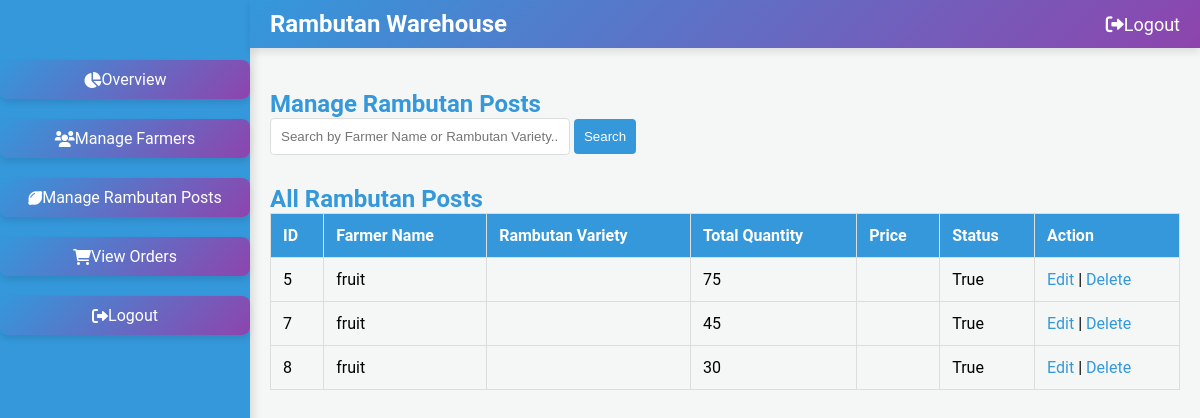
Page /rambutan/ on the earlier database version.
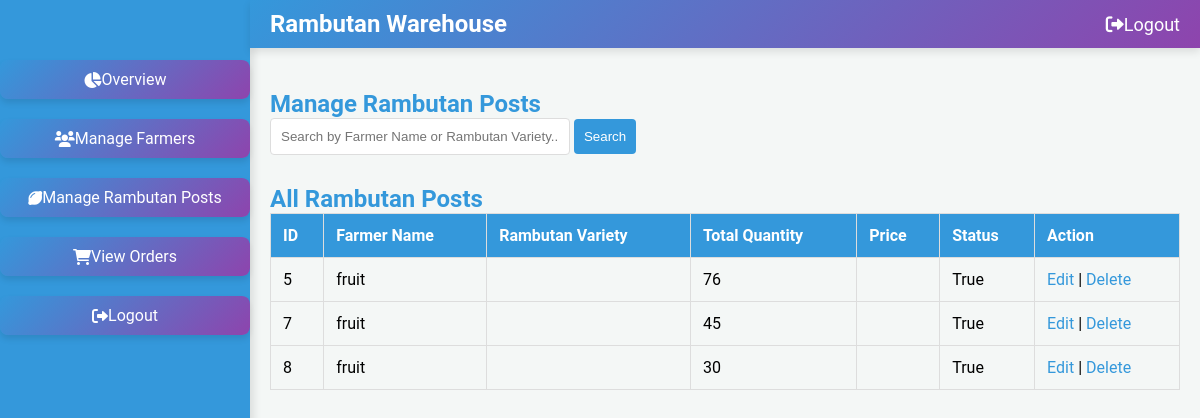
Same page on the later database version.
### warehouse/models.py (models this page shows, shortened)
class RambutanPost(models.Model):
    farmer = models.ForeignKey('FarmerDetails', on_delete=models.CASCADE, related_name='rambutan_posts')
    PRODUCT_CHOICES = sorted([
        ('Binjai', 'Binjai'),
        ('Caesar', 'Caesar'),
        ('E35', 'E35'),
        ('Hg Deli Baling', 'Hg Deli Baling'),
        ('Jarum Emas', 'Jarum Emas'),
        ('Maharlika', 'Maharlika'),
        ('Malwana', 'Malwana'),
        ('Muar Gading', 'Muar Gading'),
        ('Rambutan N18', 'Rambutan N18'),
        ('Rongrien', 'Rongrien'),
        ('School Boy', 'School Boy'),
        ('other', 'Other')  # 'Other' option placed last
    ], key=lambda x: (x[0] != 'other', x[0]))  # Ensures 'Other' is last
    product = models.CharField(max_length=255, choices=PRODUCT_CHOICES)
    CATEGORY_CHOICES = [
        ('fresh_fruit', 'Fresh Fruit'),
        ('juice', 'Juice'),
        ('pickle', 'Pickle'),
        ('wine', 'Wine'),
    ]
    category = models.CharField(max_length=20, choices=CATEGORY_CHOICES)
    quantity_type = models.CharField(max_length=10, choices=[('kg', 'Kilograms'), ('L', 'Litres')])
    quantity = models.PositiveIntegerField(default=1)
    quantity_left = models.PositiveIntegerField(default=0)
    price = models.DecimalField(max_digits=10, decimal_places=2)
    image = models.ImageField(upload_to='rambutan_images/')
    description = models.TextField()
    created_at = models.DateTimeField(auto_now_add=True)
    is_available = models.BooleanField(default=True)

class FarmerDetails(models.Model):
    MOBILE_NUMBER_PATTERN = '^[6-9]\d{9}$'
    AADHAR_NUMBER_PATTERN = '^\d{12}$'
    ACCOUNT_NUMBER_PATTERN = '^\d{9,18}$'
    IFSC_CODE_PATTERN = '^[A-Z]{4}0[A-Z0-9]{6}$'
    user = models.OneToOneField(Registeruser, on_delete=models.CASCADE, related_name='farmerdetails')
    address = models.TextField()
    mobile_number = models.CharField(max_length=10)
    location = models.CharField(max_length=255)
    aadhar_number = models.CharField(max_length=12)
    bank_name = models.CharField(max_length=255)
    account_number = models.CharField(max_length=18)
    ifsc_code = models.CharField(max_length=11)

class Registeruser(AbstractUser):
    username = models.EmailField(unique=True)
    name = models.CharField(max_length=50,default='noname')
    contact = models.CharField(max_length=250, blank=True)
    address = models.CharField(max_length=250, blank=True)
    place = models.CharField(max_length=100, blank=True)
    role = models.CharField(max_length=10, choices=ROLE_CHOICES)
    groups = models.ManyToManyField(
        Group,
        related_name='registeruser_set',  # Custom related_name
        blank=True,
        help_text='The groups this user belongs to. A user will get all permissions granted to each of their groups.'
    )
    user_permissions = models.ManyToManyField(
        Permission,
        related_name='registeruser_set',  # Custom related_name
        blank=True,
        help_text='Specific permissions for this user.'
    )

### warehouse/views.py (the view)
# urls.py: path('rambutan/', views.manage_rambutan_posts, name='manage_rambutan_posts'),
def manage_rambutan_posts(request):
    query = request.GET.get('search', '')
    if query:
        rambutan_posts = RambutanPost.objects.filter(
            Q(farmer__user__name__icontains=query) | Q(tree_variety__name__icontains=query)
        )
    else:
        rambutan_posts = RambutanPost.objects.all()
    context = {
        'rambutan_posts': rambutan_posts
    }
    return render(request, 'manage_rambutan_posts.html', context)

### warehouse/templates/manage_rambutan_posts.html (shortened to what this page needs)
{% load static %}
<!DOCTYPE html>
<html lang="en">
<head>
    <link rel="stylesheet" href="https://cdnjs.cloudflare.com/ajax/libs/font-awesome/6.0.0-beta3/css/all.min.css">
   <link href="https://cdn.jsdelivr.net/npm/sweetalert2@11/dist/sweetalert2.min.css" rel="stylesheet">
   <link rel="stylesheet" href="{%static 'css/admin_manage_post.css' %}">
</head>
<body>
    <div class="sidebar">
        <ul>
            <li><a href="{% url 'admin_dashboard' %}"><i class="fas fa-chart-pie"></i> Overview</a></li>
            <li><a href="{% url 'manage_farmers' %}"><i class="fas fa-users"></i> Manage Farmers</a></li>
            <li><a href="{% url 'manage_rambutan_posts' %}"><i class="fas fa-lemon"></i> Manage Rambutan Posts</a></li>
            <li><a href="{% url 'view_orders' %}"><i class="fas fa-shopping-cart"></i> View Orders</a></li>
            <li><a href="{% url 'logout' %}"><i class="fas fa-sign-out-alt"></i> Logout</a></li>
        </ul>
    </div>
    <div class="top-navbar">
        <div class="logo">
            <span class="logo-text">Rambutan Warehouse</span>
        </div>
        <ul>
            <li><a href="{% url 'logout' %}"><i class="fas fa-sign-out-alt"></i> Logout</a></li>
        </ul>
    </div>
    <div class="main">
        <h2>Manage Rambutan Posts</h2>
        <div class="search-container">
            <form method="GET" action="">
                <input type="text" name="search" placeholder="Search by Farmer Name or Rambutan Variety...">
                <button type="submit">Search</button>
            </form>
        </div>
        <div class="table-container">
            <h2>All Rambutan Posts</h2>
            <table>
                <tr>
                    <th>ID</th>
                    <th>Farmer Name</th>
                    <th>Rambutan Variety</th>
                    <th>Total Quantity</th>
                    <th>Price</th>
                    <th>Status</th>
                    <th>Action</th>
                </tr>
                {% for post in rambutan_posts %}
                <tr>
                    <td>{{ post.id }}</td>
                    <td>{{ post.farmer.user.name }}</td>
                    <td>{{ post.variety }}</td>
                    <td>{{ post.quantity }}</td>
                    <td>{{ post.price_per_kg }}</td>
                    <td>{{ post.is_available }}</td>
                    <td>
                        <a href="{% url 'edit_rambutan_post' post.id %}">Edit</a> |
                        <a href="{% url 'delete_rambutan_post' post.id %}">Delete</a>
                    </td>
                </tr>
                {% endfor %}
            </table>
        </div>
    </div>
</body>
</html>

Differences in the rows shown:
changed RambutanPost id 5: quantity "75" → "76"
